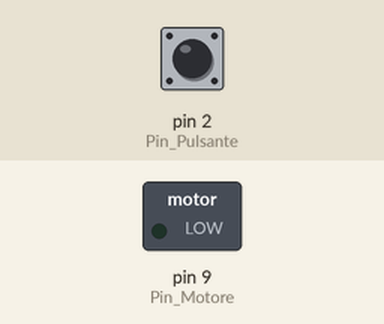
Simulated run of this sketch. Board: Arduino Uno, built with avr-gcc and run on an emulated ATmega328P. Parts: switched loads named in the sketch (green lamp = pin HIGH). Inputs (shaded band) come from the test bench; at power-on: pin 2 (Pin_Pulsante) LOW.

Above: at 1.2 s.
1.3 s: pin 2 (Pin_Pulsante) pulled HIGH for 0.15 s
At 1.37 s:
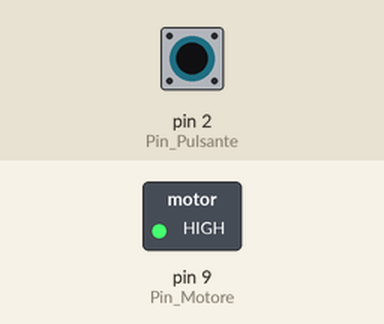
2.9 s: pin 2 (Pin_Pulsante) pulled HIGH for 3.2 s
At 6.8 s:
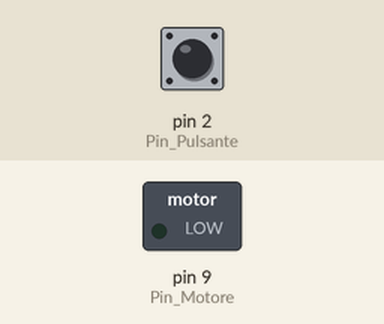
Timing chart, 0 to 8.3 s (numbered marks = the images above; inputs shaded):
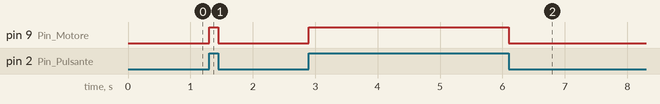

The sketch:

Motore_a_corrente_continua_software.ino
```cpp
const int Pin_Pulsante = 2;                     //Dichiarazione pin del pulsante.
const int Pin_Motore = 9;                       //Dichiarazione pin del motore.
int Stato_Pulsante = 0;                         //Variabile per memorizzare il valore del pulsante.

void setup()
{
  pinMode(Pin_Motore, OUTPUT);                  //Pin motore OUTPUT.
  pinMode(Pin_Pulsante, INPUT);                 //Pin pulsante INPUT.
}

void loop()
{
  Stato_Pulsante = digitalRead(Pin_Pulsante);   //Controlla lo stato del pulsante.

  if (Stato_Pulsante == HIGH)
  {                                             //Se il pulsante e' premuto, il pin viene impostato come HIGH.
    digitalWrite(Pin_Motore, HIGH);
  }
  else
  {
    digitalWrite(Pin_Motore, LOW);              //Se il pulsante non e' premuto, il pin viene impostato come LOW.
  }
}
```

Measured:
- after the input at 1.3 s, pin 9 (Pin_Motore): LOW → HIGH at once, → LOW 0.15 s later
- after the input at 2.9 s, pin 9 (Pin_Motore): LOW → HIGH at once, → LOW 3.2 s later
